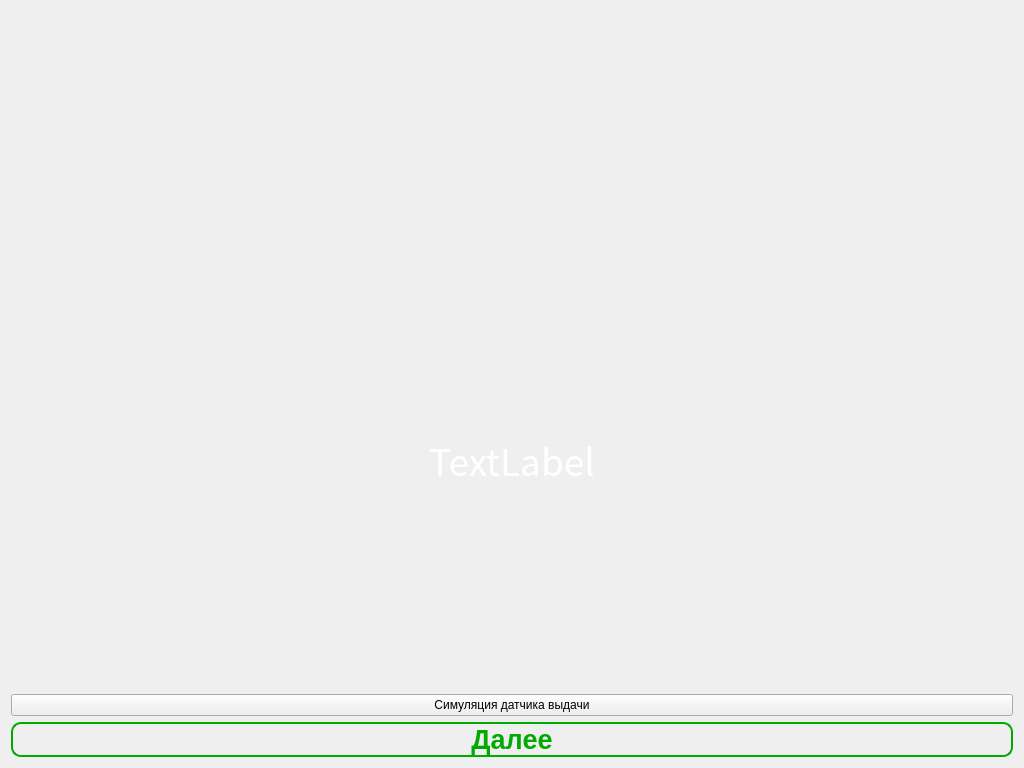
<?xml version="1.0" encoding="UTF-8"?>
<ui version="4.0">
 <class>Form</class>
 <widget class="QWidget" name="Form">
  <property name="geometry">
   <rect>
    <x>0</x>
    <y>0</y>
    <width>1024</width>
    <height>768</height>
   </rect>
  </property>
  <property name="windowTitle">
   <string>Form</string>
  </property>
  <property name="styleSheet">
   <string notr="true">background-image: url(./Resources/Forms/ScanBrelok/FormBackGround.jpg);</string>
  </property>
  <layout class="QVBoxLayout" name="verticalLayout_2">
   <item>
    <layout class="QVBoxLayout" name="verticalLayout">
     <item>
      <layout class="QVBoxLayout" name="verticalLayout_3">
       <item>
        <spacer name="verticalSpacer_3">
         <property name="orientation">
          <enum>Qt::Vertical</enum>
         </property>
         <property name="sizeHint" stdset="0">
          <size>
           <width>20</width>
           <height>40</height>
          </size>
         </property>
        </spacer>
       </item>
       <item>
        <widget class="QLabel" name="lbl_result">
         <property name="text">
          <string/>
         </property>
         <property name="pixmap">
          <pixmap>../Resources/Forms/ScanBrelok/Success.png</pixmap>
         </property>
         <property name="alignment">
          <set>Qt::AlignCenter</set>
         </property>
        </widget>
       </item>
       <item>
        <spacer name="verticalSpacer">
         <property name="orientation">
          <enum>Qt::Vertical</enum>
         </property>
         <property name="sizeHint" stdset="0">
          <size>
           <width>20</width>
           <height>40</height>
          </size>
         </property>
        </spacer>
       </item>
       <item>
        <widget class="QLabel" name="lbl_msg">
         <property name="font">
          <font>
           <family>Noto Sans CJK KR</family>
           <pointsize>28</pointsize>
           <weight>50</weight>
           <italic>false</italic>
           <bold>false</bold>
          </font>
         </property>
         <property name="styleSheet">
          <string notr="true">background-image: url(:/newPrefix/fon.png);
color: rgb(255, 255, 255);
font: 28pt &quot;Noto Sans CJK KR&quot;;</string>
         </property>
         <property name="text">
          <string>TextLabel</string>
         </property>
         <property name="alignment">
          <set>Qt::AlignCenter</set>
         </property>
        </widget>
       </item>
       <item>
        <spacer name="verticalSpacer_2">
         <property name="orientation">
          <enum>Qt::Vertical</enum>
         </property>
         <property name="sizeHint" stdset="0">
          <size>
           <width>20</width>
           <height>40</height>
          </size>
         </property>
        </spacer>
       </item>
      </layout>
     </item>
     <item>
      <widget class="QPushButton" name="btn_OutSensSim">
       <property name="text">
        <string>Симуляция датчика выдачи</string>
       </property>
      </widget>
     </item>
     <item>
      <widget class="QPushButton" name="btn_continue">
       <property name="font">
        <font>
         <pointsize>20</pointsize>
         <weight>75</weight>
         <bold>true</bold>
        </font>
       </property>
       <property name="styleSheet">
        <string notr="true">background-image: url(:/newPrefix/fon.png);
color: rgb(0, 170, 0);
border: 2px solid #e34761; border-color: rgb(0, 170, 0); border-radius: 10px</string>
       </property>
       <property name="text">
        <string>Далее</string>
       </property>
      </widget>
     </item>
    </layout>
   </item>
  </layout>
 </widget>
 <resources/>
 <connections/>
</ui>
